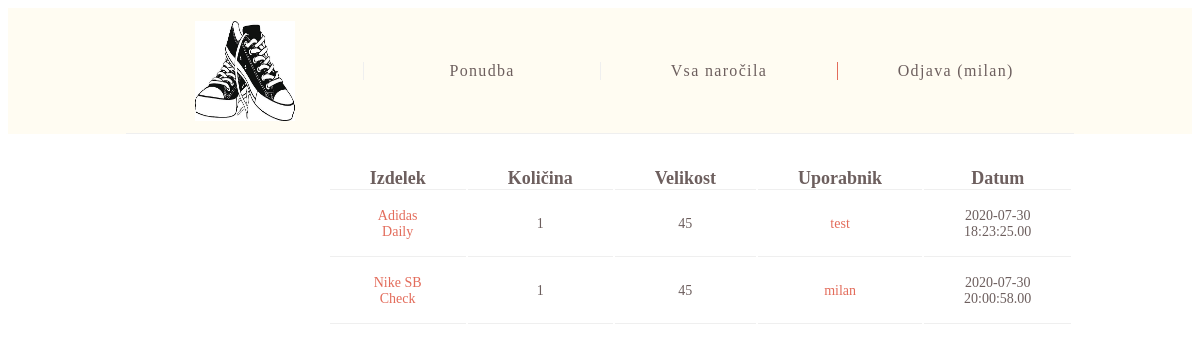
The page /narocila-admin.php (signed in) on the database its author committed.
### tables this page shows
CREATE TABLE `narocila` (
  `id` int(11) NOT NULL,
  `uporabnik` varchar(20) NOT NULL,
  `artikel` varchar(50) NOT NULL,
  `velikost` varchar(20) NOT NULL,
  `kolicina` varchar(10) NOT NULL,
  `datum` datetime(2) NOT NULL
);

### narocila-admin.php (the view, shortened to what this page needs)
<html>
<head>
<link rel="stylesheet" type="text/css" href="dizajn.css">
</head>
<body>
<?php
 include 'header-admin.php';
?>
<div class="vsa-narocila">
<div class="narocila-filtri">
</div>
<div class="tabela">
<table class="tabela-narocil">
<tr>
    <th>Izdelek</th>
    <th>Količina</th>
    <th>Velikost</th>
    <th>Uporabnik</th>
    <th>Datum</th>
</tr>
 <?php
 $dbhost = 'localhost';
$user ='root';
$pass ='';
$db ='spletna_trgovina';
$conn=mysqli_connect("$dbhost","$user","$pass","$db");
$sql = "SELECT * FROM narocila";
$result = $conn->query($sql);
if ($result!=null) {
    while ($row = $result->fetch_assoc()) {
        ?>
        <tr>
        <td class="tabela-link-brez"><a href="/milan_projekt/izdelek-admin.php?izdelek=<?php echo $row['artikel']?>"><?php echo $row['artikel']?></a></td>
        <td><?php echo $row['kolicina']?></td>
        <td><?php echo $row['velikost']?></td>
        <td class="tabela-link"><a href="/milan_projekt/uporabnik-pregled.php?uporabnik=<?php echo $row['uporabnik']?>"><?php echo $row['uporabnik']?></a></td>
        <td><?php echo $row['datum']?></td>
        </tr>
    <?php
    }
}
 ?>
</table>
</div>
</div>
</body>
</html>

### dizajn.css (style rules this page uses)
a:hover, a:visited, a:link, a:active { color: #6d5f5e; text-decoration: none; }
::placeholder { color:#b3b3b3 }
.vsa-narocila { width: 90%; display: flex; }
.narocila-filtri { width:30%; }
.tabela { width:50%; }
.tabela-narocil { margin:2rem auto; text-align: center; }
.tabela-narocil th { padding: 0rem 2.5rem; font-family: Quicksand; font-size: 18; color: #6d5f5e; border-bottom: 1px solid #efefef; }
.tabela-narocil td, tr { padding: 1rem 2.5rem; font-family: Quicksand; font-size: 14; color: #6d5f5e; border-bottom: 1px solid #efefef; }
.tabela-link a { color: #e36c5b; }
.tabela-link-brez a { color: #e36c5b; }

### rows shown on the page
narocila: artikel "Adidas Daily", kolicina "1", velikost "45", uporabnik "test", datum "2020-07-30 18:23:25.00"
narocila: artikel "Nike SB Check", kolicina "1", velikost "45", uporabnik "milan", datum "2020-07-30 20:00:58.00"

### other values the page prints
$_SESSION['up_ime'] "milan"
